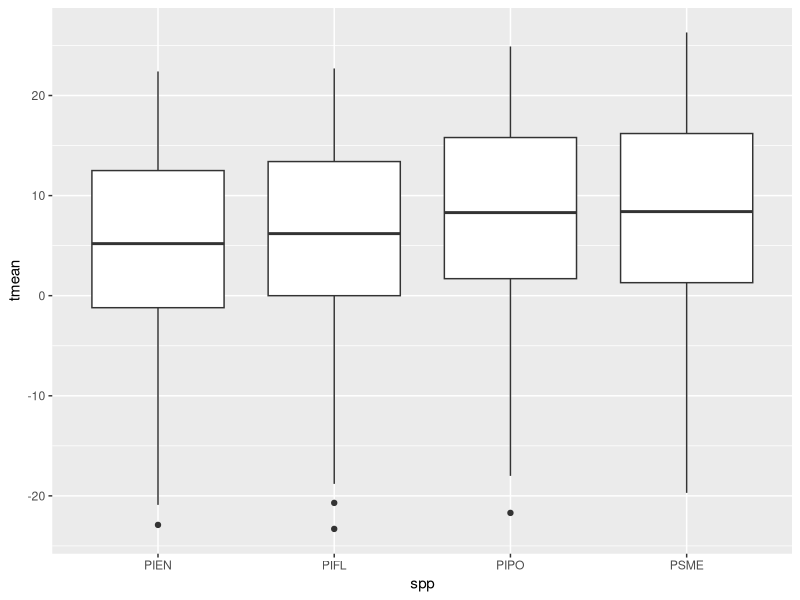
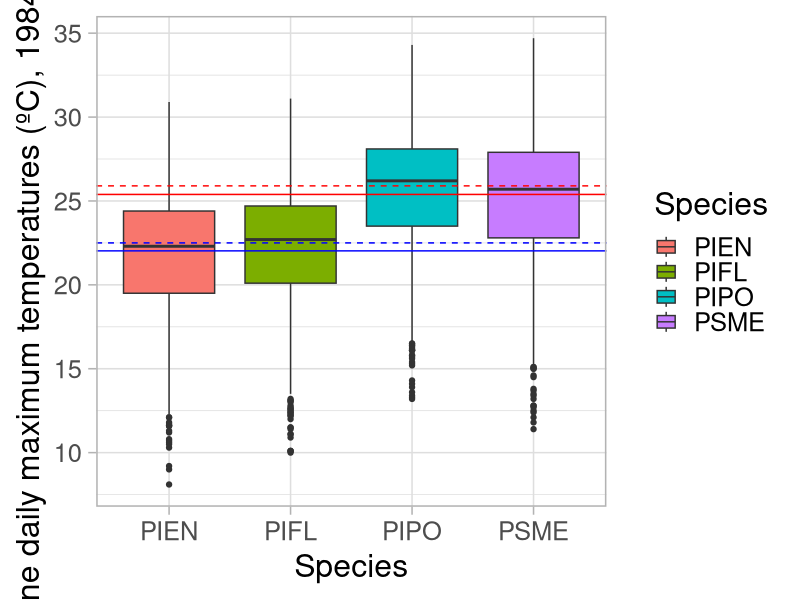
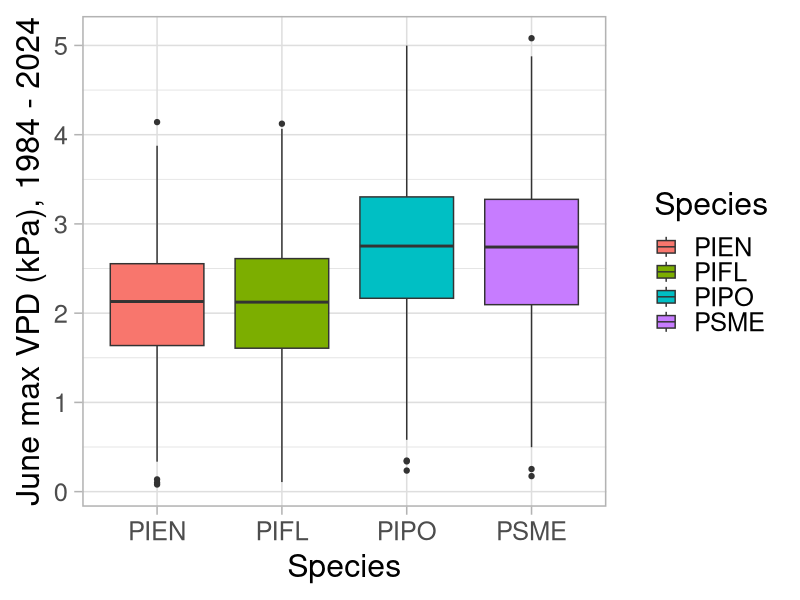
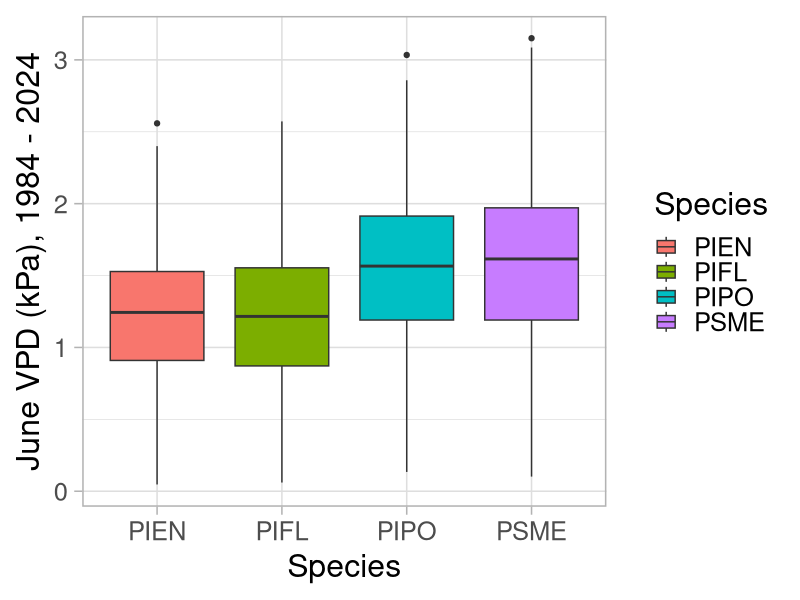
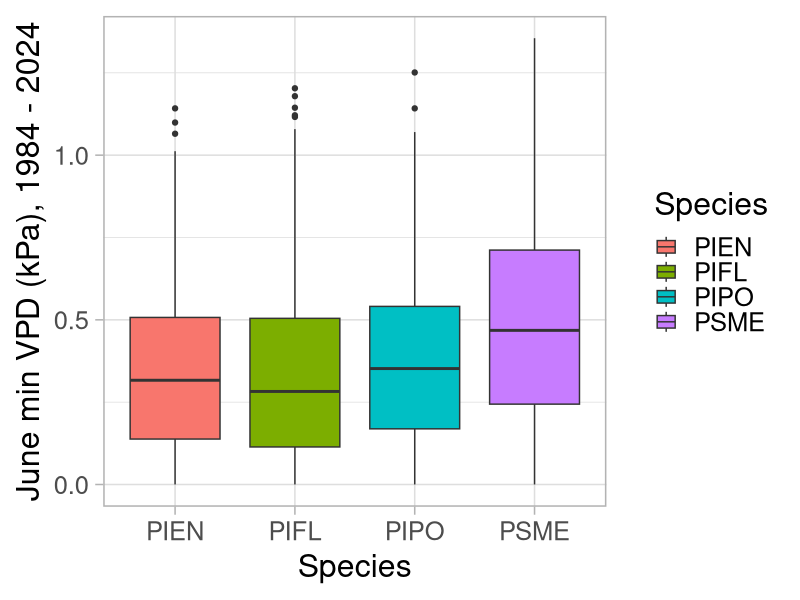
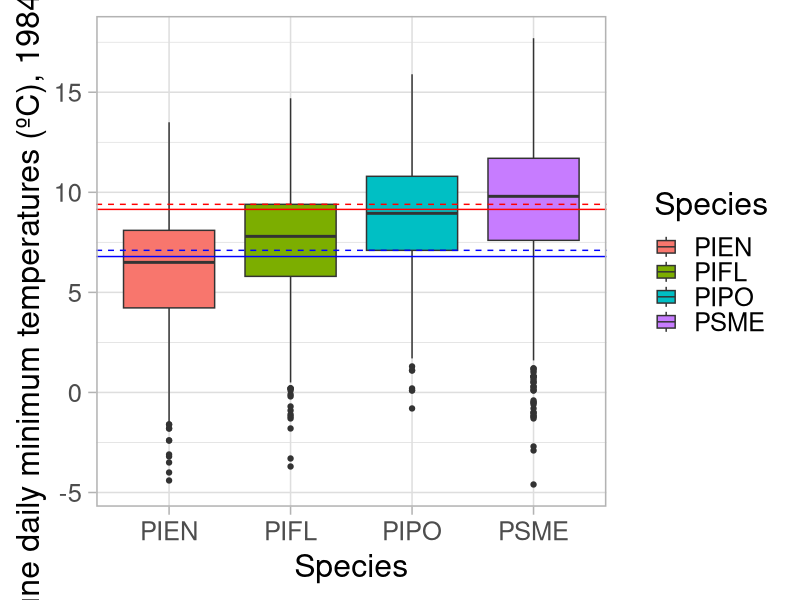
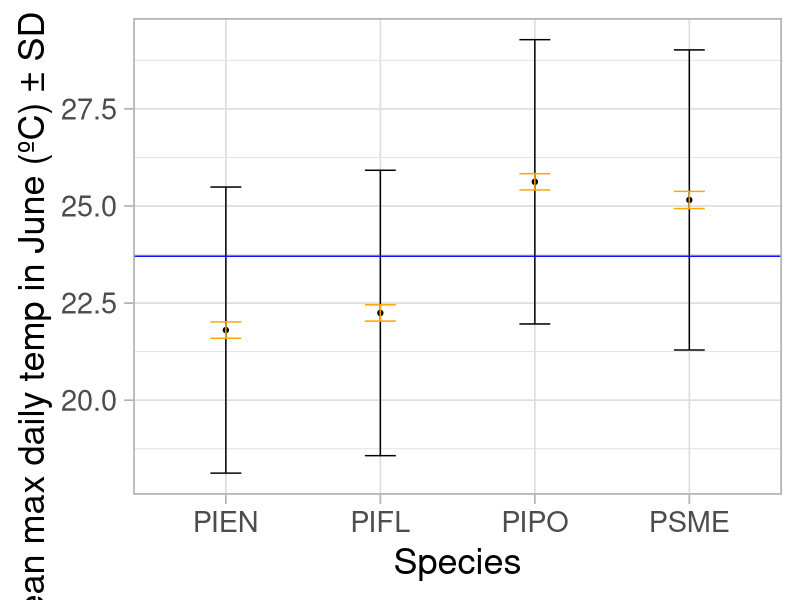
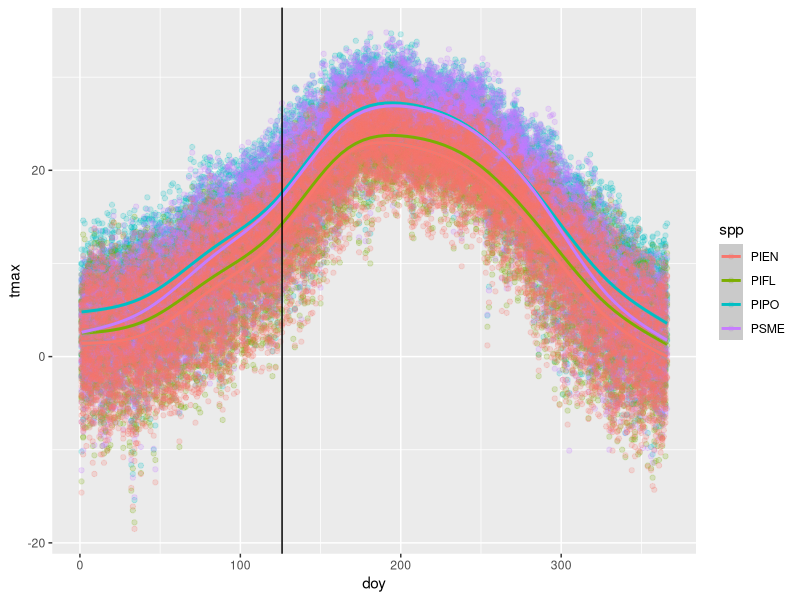

Here is the R script that generated these plots, in order: (Note: this script raises an error after producing the figures.)
library(tidyverse)
options(digits = 10)


# DAILY data acquired from PRISM explorer (https://prism.oregonstate.edu/explorer/) on Thursday, June 19th, 2025
# see acquisition parameters in original CSVs

#Ponderosa Pine (PIPO)
pipo <- read_csv("data/Provenance/PIPO_Daily.csv", skip = 10)
#names(pipo) <- pipo[1,1:4]
#pipo <- pipo[-1,]
pipo$spp <- "PIPO"

#Limber Pine (PIFL)
pifl <- read_csv("data/Provenance/PIFL_Daily.csv", skip = 10)
# # names(pifl) <- pifl[1,1:4]
# pifl <- pifl[-1,]
pifl$spp <- "PIFL"

#Douglas Fir (PSME)
psme <- read_csv("data/Provenance/PSME_Daily.csv", skip = 10)
# names(psme) <- psme[1,1:4]
# psme <- psme[-1,]
psme$spp <- "PSME"

#Engelmann Spruce (PIEN)
pien <- read_csv("data/Provenance/PIEN_Daily.csv", skip = 10)
# names(pien) <- pien[1,1:4]
# pien <- pien[-1,]
pien$spp <- "PIEN"

prov_clim <- rbind(pipo, pifl, psme, pien) %>% 
  mutate(doy = yday(Date),
    year = as.numeric(substr(Date, 1, 4)),
    month = month(Date))
names(prov_clim) <- c("date", "tmin", "tmean", "tmax", "vpdmin", "vpdmax",
                      "spp", "doy", "year", "month")
prov_clim <- prov_clim %>% 
  mutate(vpdmax = vpdmax/10, vpdmin = vpdmin/10) %>% 
  mutate(vpd = (vpdmax+vpdmin)/2)
# prov_clim <- prov_clim %>% 
#   mutate(tmean = as.numeric(tmean))

# avg_clim <- prov_clim %>% 
#   group_by(year) %>% 
#   summarise(temp = mean(tmean))

# let's get some z-scores

ggplot(filter(prov_clim), aes(x = spp, y = tmean))+
  geom_boxplot()

pien6 <- filter(prov_clim, month == 6 & spp == "PIEN")
pifl6 <- filter(prov_clim, month == 6 & spp == "PIFL")
pipo6 <- filter(prov_clim, month == 6 & spp == "PIPO")
psme6 <- filter(prov_clim, month == 6 & spp == "PSME")

# mat <- prov_clim %>% 
#   group_by(spp) %>% 
#   summarise(mat = mean(tmean, na.rm = T))

loel6 <- rbind(pipo6, psme6)
hiel6 <- rbind(pien6, pifl6)

#Max:
ggplot(filter(prov_clim, month == 6))+
  # \geom_boxplot(aes(x = spp, y = tmin, fill = spp), alpha = 0.5)+
  geom_boxplot(aes(x = spp, y = tmax, fill = spp))+
  geom_hline(aes(yintercept = mean(loel6$tmax, na.rm = T)), color = "red")+
  geom_hline(aes(yintercept = mean(hiel6$tmax, na.rm = T)), color = "blue")+
  geom_hline(aes(yintercept = median(loel6$tmax, na.rm = T)), color = "red", linetype = 2)+
  geom_hline(aes(yintercept = median(hiel6$tmax, na.rm = T)), color = "blue", linetype = 2)+
  theme_light(base_size = 23)+
  labs(x = "Species",
       y = "June daily maximum temperatures (ºC), 1984 - 2024", fill = "Species")



# send this to don & dave

ggplot(filter(prov_clim, month == 6))+
  # \geom_boxplot(aes(x = spp, y = tmin, fill = spp), alpha = 0.5)+
  geom_boxplot(aes(x = spp, y = vpdmax, fill = spp))+
  theme_light(base_size = 23)+
  labs(x = "Species",
       y = "June max VPD (kPa), 1984 - 2024", fill = "Species")

ggplot(filter(prov_clim, month == 6))+
  geom_boxplot(aes(x = spp, y = vpd, fill = spp))+
  theme_light(base_size = 23)+
  labs(x = "Species",
       y = "June VPD (kPa), 1984 - 2024", fill = "Species")

ggplot(filter(prov_clim, month == 6))+
  # \geom_boxplot(aes(x = spp, y = tmin, fill = spp), alpha = 0.5)+
  geom_boxplot(aes(x = spp, y = vpdmin, fill = spp))+
  theme_light(base_size = 23)+
  labs(x = "Species",
       y = "June min VPD (kPa), 1984 - 2024", fill = "Species")

#Min:
ggplot(filter(prov_clim, month == 6))+
  # \geom_boxplot(aes(x = spp, y = tmin, fill = spp), alpha = 0.5)+
  geom_boxplot(aes(x = spp, y = tmin, fill = spp))+
  geom_hline(aes(yintercept = mean(loel6$tmin, na.rm = T)), color = "red")+
  geom_hline(aes(yintercept = mean(hiel6$tmin, na.rm = T)), color = "blue")+
  geom_hline(aes(yintercept = median(loel6$tmin, na.rm = T)), color = "red", linetype = 2)+
  geom_hline(aes(yintercept = median(hiel6$tmin, na.rm = T)), color = "blue", linetype = 2)+
  theme_light(base_size = 23)+
  labs(x = "Species",
    y = "June daily minimum temperatures (ºC), 1984 - 2024", fill = "Species")


# PIPO & PSME
mean(loel6$tmax, na.rm = T) # 25.39 (25)
median(loel6$tmax, na.rm = T) # 25.39 (25)
mean(loel6$tmin, na.rm = T) # 9.15 (9)
median(loel6$tmin, na.rm = T) # 9.15 (9)

# PIEN & PIFL
mean(hiel6$tmax, na.rm = T) # 22.03 (32)
median(hiel6$tmax, na.rm = T) # 23 (25)
mean(hiel6$tmin, na.rm = T) # 6.79 (17)
median(hiel6$tmin, na.rm = T) # 9.15 (9)






june_min_mean <- prov_clim %>% 
  filter(month == 6) %>% 
  group_by(spp) %>% 
  summarise(tmin_mean = mean(tmin))
june_min_median <- prov_clim %>% 
  filter(month == 6) %>% 
  group_by(spp) %>% 
  summarise(tmin_med = median(tmin))

# ggplot()+
#   geom_point(data = june_min_mean, aes(x = spp, y = tmin_mean))+
#   geom_point(data = june_min_median, aes(x = spp, y = tmin_med))


prov_z_june <- prov_clim %>% 
  group_by(spp) %>% 
  filter(month == 6) %>% 
  summarise(tmax_mean = mean(tmax, na.rm = T), tmax_sd = sd(tmax, na.rm = T),
            n = n()) %>% 
  ungroup() %>% 
  mutate(tmax_lo = tmax_mean - 2*tmax_sd,
         tmax_hi = tmax_mean + 2*tmax_sd,
         tmax_se = tmax_sd/sqrt(n))

ggplot(prov_z_june, aes(x = spp, y = tmax_mean))+
  geom_point()+
  geom_errorbar(aes(ymin = tmax_mean - tmax_sd, ymax = tmax_mean + tmax_sd), width = 0.2)+
  geom_errorbar(aes(ymin = tmax_mean - 2*tmax_se, ymax = tmax_mean + 2*tmax_se), width = 0.2, color = "orange")+
  geom_hline(yintercept = mean(prov_z_june$tmax_mean), color = "blue")+
  labs(x = "Species", y = "Mean max daily temp in June (ºC) ± SD (± 2 SE)")+
  theme_light(base_size = 26)

mean(prov_z_june$tmax_mean)

TukeyHSD(aov(tmax ~ spp, data = filter(prov_clim, month == 6)), conf.level = 0.95, na.rm = T)


ggplot(prov_clim, aes(x = doy, y = tmax))+
  geom_point(aes(group = year, color = spp), alpha = 0.2)+
  geom_smooth(aes(group = spp, color = spp))+
  geom_vline(xintercept = 126)
ggplot(prov_clim, aes(x = doy, y = vpdmax))+
  geom_point(aes(group = year, color = spp), alpha = 0.2)+
  geom_smooth(aes(group = spp, color = spp))

prov_clim_z <- prov_clim %>% 
  filter(month == 6) %>% 
  full_join(prov_z_june, by = join_by(spp)) %>% 
  mutate(tmax_z = (tmax - tmax_mean)/tmax_sd) %>% 
  select(spp, date, year, doy, tmax_z)

ggplot(prov_clim_z, aes(x = doy, y = tmax_z, group = interaction(spp, year)))+
  geom_line(aes(color = spp), alpha = 0.1)


prov_doy_stats <- prov_clim %>% 
  group_by(spp, doy) %>% 
  summarise(tmax_mean = mean(tmax, na.rm = T), tmax_sd = sd(tmax, na.rm = T))

ggplot(na.omit(prov_doy_stats), aes(x = doy, y = tmax_mean, color = spp))+
  geom_ribbon(aes(ymin = tmax_mean - tmax_sd, ymax = tmax_mean + tmax_sd, fill = spp),
              alpha = 0.3)+
  geom_line(linewidth = 1.5)

# ggplot(prov_clim, aes(x = spp, y = tmax))+
#   geom_boxplot(aes(fill = spp))+
#   geom_hline(yintercept = mean(prov_clim$tmax), color = "red", linetype = 2)+
#   labs(x = "Species", y = "Max June Temp (ºC): 1980 - 2024",
#        fill = "Species")+
#   theme_light(base_size = 20)

ggplot(prov_clim, aes(x = spp, y = tmax))+
  geom_boxplot(aes(fill = spp))+
  geom_hline(yintercept = mean(prov_clim$tmax), color = "red", linetype = 2)+
  labs(x = "Species", y = "Max Daily Temp (ºC): 1984 - 2024",
       fill = "Species")+
  theme_light(base_size = 20)

ggplot(filter(prov_clim, month(date) == 6), aes(x = spp, y = tmax))+
  geom_boxplot(aes(fill = spp))+
  geom_hline(yintercept = mean(filter(prov_clim, month(date) == 6)$tmax), color = "red", linetype = 2)+
  labs(x = "Species", y = "Max Daily Temp in June (ºC): 1984 - 2024",
       fill = "Species")+
  theme_light(base_size = 20)

ggplot(filter(prov_clim, month %in% c(6)), aes(x = tmax))+
  geom_density(aes(color = spp), alpha = 0.4)+
  geom_vline(xintercept = median(filter(prov_clim, month == 6 & spp == "PIEN")$tmax), color = "red", linetype = 2)+
  geom_vline(xintercept = median(filter(prov_clim, month == 6 & spp == "PIFL")$tmax), color = "green4", linetype = 2)+
  geom_vline(xintercept = median(filter(prov_clim, month == 6 & spp == "PIPO")$tmax), color = "turquoise2", linetype = 2)+
  geom_vline(xintercept = median(filter(prov_clim, month == 6 & spp == "PSME")$tmax), color = "purple", linetype = 2)+
  labs(x = "Max Daily Temp (ºC): 1984 - 2024",
       color = "Species")+
  theme_light(base_size = 20)

ggplot(prov_clim, aes(x = tmax))+
  geom_histogram(aes(fill = spp), alpha = 0.4, binwidth = 0.5)+
  #geom_vline(yintercept = mean(prov_clim$tmax), color = "red", linetype = 2)+
  labs(x = "Max Daily Temp (ºC): 1984 - 2024",
       fill = "Species")+
  theme_light(base_size = 20)

mean(prov_clim$tmax)


ggplot(avg_clim, aes(x = year, y = temp))+
  geom_point()+
  geom_line()+
  geom_smooth(method = "lm")
